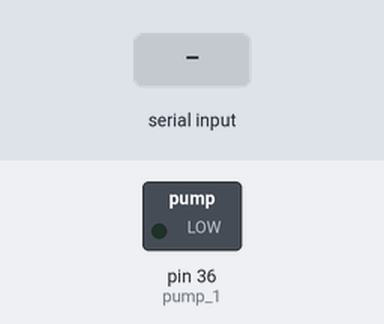
Bench run of a sketch on a simulated Arduino Mega 2560, built with avr-gcc and run on an emulated ATmega2560. On the bench: switched loads named in the sketch (green lamp = pin HIGH). The inputs (shaded band) are chosen by the test bench.

Above: at 1.2 s.
1.3 s: "h" received over Serial
At 1.6 s:
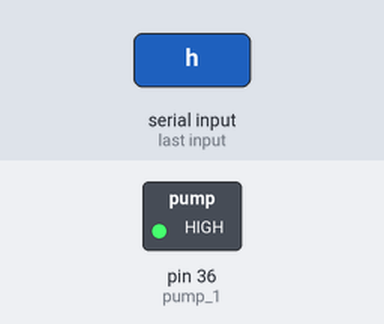
2.8 s: "l" received over Serial
At 3.9 s:
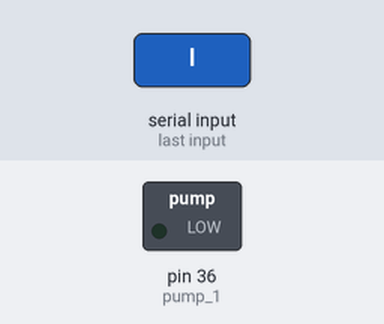
Timing chart, 0 to 5.8 s (numbered marks = the images above; inputs shaded):
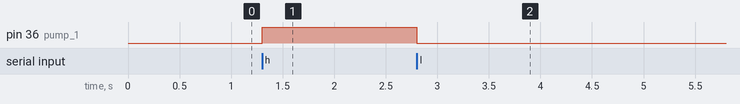

Measured:
- after the input at 1.3 s, pin 36 (pump_1): LOW → HIGH at once
- after the input at 2.8 s, pin 36 (pump_1): HIGH → LOW at once

The sketch:

flush_pump.ino
```cpp
char incomingByte;
#define pump_1 36 // left

void setup() {
  // put your setup code here, to run once:
 pinMode(pump_1, OUTPUT);
 Serial.begin(9600);
}

void loop() {
  // put your main code here, to run repeatedly:
    if (Serial.available() > 0) {
    // read the incoming byte:
    incomingByte = Serial.read();
    //open the pump
    if (incomingByte=='h')
    {
      digitalWrite(pump_1, HIGH);
       delay(1000);
      }
      //close the pump
     if (incomingByte=='l')
    {
       digitalWrite(pump_1, LOW);
       delay(1000);
      }
    }

}
```
